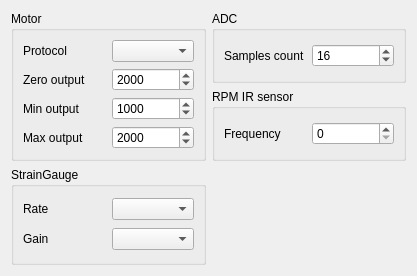
<?xml version="1.0" encoding="UTF-8"?>
<ui version="4.0">
 <class>FormCfgTool</class>
 <widget class="QWidget" name="FormCfgTool">
  <property name="geometry">
   <rect>
    <x>0</x>
    <y>0</y>
    <width>417</width>
    <height>276</height>
   </rect>
  </property>
  <property name="windowTitle">
   <string>Form</string>
  </property>
  <layout class="QGridLayout" name="gridLayout_4">
   <item row="0" column="0" rowspan="2">
    <widget class="QGroupBox" name="groupBox_2">
     <property name="title">
      <string>Motor</string>
     </property>
     <layout class="QGridLayout" name="gridLayout_2">
      <item row="2" column="0">
       <widget class="QLabel" name="label_4">
        <property name="text">
         <string>Min output</string>
        </property>
       </widget>
      </item>
      <item row="0" column="0">
       <widget class="QLabel" name="label_3">
        <property name="text">
         <string>Protocol</string>
        </property>
       </widget>
      </item>
      <item row="3" column="1">
       <widget class="QSpinBox" name="spinBox_MotorMax">
        <property name="minimum">
         <number>800</number>
        </property>
        <property name="maximum">
         <number>2200</number>
        </property>
        <property name="value">
         <number>2000</number>
        </property>
       </widget>
      </item>
      <item row="2" column="1">
       <widget class="QSpinBox" name="spinBox_MotorMin">
        <property name="minimum">
         <number>800</number>
        </property>
        <property name="maximum">
         <number>2200</number>
        </property>
        <property name="value">
         <number>1000</number>
        </property>
       </widget>
      </item>
      <item row="3" column="0">
       <widget class="QLabel" name="label_5">
        <property name="text">
         <string>Max output</string>
        </property>
       </widget>
      </item>
      <item row="0" column="1">
       <widget class="QComboBox" name="comboBox_MotorProt"/>
      </item>
      <item row="1" column="0">
       <widget class="QLabel" name="label_9">
        <property name="text">
         <string>Zero output</string>
        </property>
       </widget>
      </item>
      <item row="1" column="1">
       <widget class="QSpinBox" name="spinBox_MotorZero">
        <property name="minimum">
         <number>800</number>
        </property>
        <property name="maximum">
         <number>2200</number>
        </property>
        <property name="value">
         <number>2000</number>
        </property>
       </widget>
      </item>
     </layout>
    </widget>
   </item>
   <item row="0" column="1">
    <widget class="QGroupBox" name="groupBox_4">
     <property name="title">
      <string>ADC</string>
     </property>
     <layout class="QVBoxLayout" name="verticalLayout">
      <item>
       <layout class="QHBoxLayout" name="horizontalLayout">
        <item>
         <widget class="QLabel" name="label_8">
          <property name="text">
           <string>Samples count</string>
          </property>
         </widget>
        </item>
        <item>
         <widget class="QSpinBox" name="spinBox_AdcSmpls">
          <property name="minimumSize">
           <size>
            <width>70</width>
            <height>0</height>
           </size>
          </property>
          <property name="minimum">
           <number>1</number>
          </property>
          <property name="value">
           <number>16</number>
          </property>
         </widget>
        </item>
       </layout>
      </item>
     </layout>
    </widget>
   </item>
   <item row="2" column="0" rowspan="2">
    <widget class="QGroupBox" name="groupBox_3">
     <property name="title">
      <string>StrainGauge</string>
     </property>
     <layout class="QGridLayout" name="gridLayout_3">
      <item row="0" column="0">
       <widget class="QLabel" name="label_6">
        <property name="text">
         <string>Rate</string>
        </property>
       </widget>
      </item>
      <item row="0" column="1">
       <widget class="QComboBox" name="comboBox_StGSmpls"/>
      </item>
      <item row="1" column="0">
       <widget class="QLabel" name="label_7">
        <property name="text">
         <string>Gain</string>
        </property>
       </widget>
      </item>
      <item row="1" column="1">
       <widget class="QComboBox" name="comboBox_StGGain"/>
      </item>
     </layout>
    </widget>
   </item>
   <item row="3" column="1">
    <spacer name="verticalSpacer">
     <property name="orientation">
      <enum>Qt::Vertical</enum>
     </property>
     <property name="sizeHint" stdset="0">
      <size>
       <width>20</width>
       <height>70</height>
      </size>
     </property>
    </spacer>
   </item>
   <item row="1" column="1">
    <widget class="QGroupBox" name="groupBox">
     <property name="title">
      <string>RPM IR sensor</string>
     </property>
     <layout class="QGridLayout" name="gridLayout_5">
      <item row="0" column="0">
       <layout class="QGridLayout" name="gridLayout">
        <item row="0" column="1">
         <widget class="QSpinBox" name="spinBox_RpmFreq">
          <property name="minimumSize">
           <size>
            <width>70</width>
            <height>0</height>
           </size>
          </property>
          <property name="maximum">
           <number>1000000</number>
          </property>
         </widget>
        </item>
        <item row="0" column="0">
         <widget class="QLabel" name="label_11">
          <property name="minimumSize">
           <size>
            <width>60</width>
            <height>0</height>
           </size>
          </property>
          <property name="text">
           <string>Frequency</string>
          </property>
         </widget>
        </item>
       </layout>
      </item>
     </layout>
    </widget>
   </item>
  </layout>
 </widget>
 <resources/>
 <connections/>
</ui>
